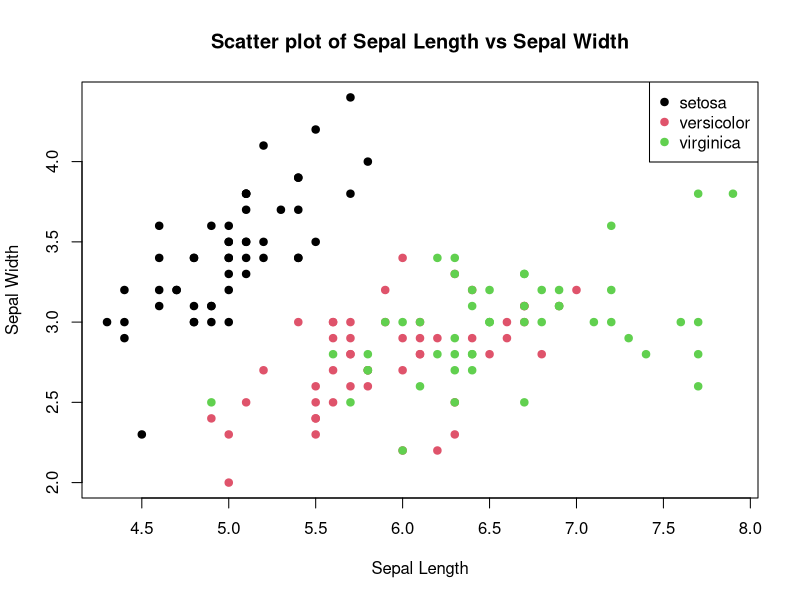

Write the R code that produced this figure.
# Challenge 6-------------------------------------------------------------------
# Load the iris dataset
data(iris)

# Summary statistics for the iris dataset
summary(iris)

# Scatter plot of Sepal Length vs Sepal Width
plot(iris$Sepal.Length, iris$Sepal.Width,
     main = "Scatter plot of Sepal Length vs Sepal Width",
     xlab = "Sepal Length",
     ylab = "Sepal Width",
     col = iris$Species,  # Color points by species
     pch = 19)            # Use filled circles for points

# Add a legend to the plot
legend("topright", legend = levels(iris$Species), col = 1:3, pch = 19)
#-------------------------------------------------------------------------------
